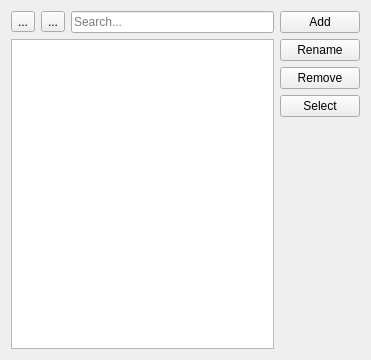
<?xml version="1.0" encoding="UTF-8"?>
<ui version="4.0">
 <class>PayeeForm</class>
 <widget class="QWidget" name="PayeeForm">
  <property name="windowModality">
   <enum>Qt::WindowModal</enum>
  </property>
  <property name="geometry">
   <rect>
    <x>0</x>
    <y>0</y>
    <width>371</width>
    <height>360</height>
   </rect>
  </property>
  <property name="windowTitle">
   <string>Payees</string>
  </property>
  <property name="locale">
   <locale language="English" country="UnitedKingdom"/>
  </property>
  <layout class="QHBoxLayout" name="horizontalLayout">
   <item>
    <layout class="QVBoxLayout" name="leftVerticalLayout">
     <item>
      <layout class="QHBoxLayout" name="controlsHorizontalLayout">
       <item>
        <widget class="QToolButton" name="sortAscendingButton">
         <property name="text">
          <string>...</string>
         </property>
        </widget>
       </item>
       <item>
        <widget class="QToolButton" name="sortDescendingButton">
         <property name="text">
          <string>...</string>
         </property>
        </widget>
       </item>
       <item>
        <widget class="QLineEdit" name="searchLineEdit">
         <property name="placeholderText">
          <string>Search...</string>
         </property>
        </widget>
       </item>
      </layout>
     </item>
     <item>
      <widget class="QListView" name="listView"/>
     </item>
    </layout>
   </item>
   <item>
    <layout class="QVBoxLayout" name="rightVerticalLayout">
     <item>
      <widget class="QPushButton" name="addButton">
       <property name="text">
        <string>Add</string>
       </property>
      </widget>
     </item>
     <item>
      <widget class="QPushButton" name="renameButton">
       <property name="text">
        <string>Rename</string>
       </property>
      </widget>
     </item>
     <item>
      <widget class="QPushButton" name="removeButton">
       <property name="text">
        <string>Remove</string>
       </property>
      </widget>
     </item>
     <item>
      <widget class="QPushButton" name="selectButton">
       <property name="text">
        <string>Select</string>
       </property>
      </widget>
     </item>
     <item>
      <spacer name="verticalSpacer">
       <property name="orientation">
        <enum>Qt::Vertical</enum>
       </property>
       <property name="sizeHint" stdset="0">
        <size>
         <width>20</width>
         <height>40</height>
        </size>
       </property>
      </spacer>
     </item>
    </layout>
   </item>
  </layout>
 </widget>
 <resources/>
 <connections/>
</ui>
